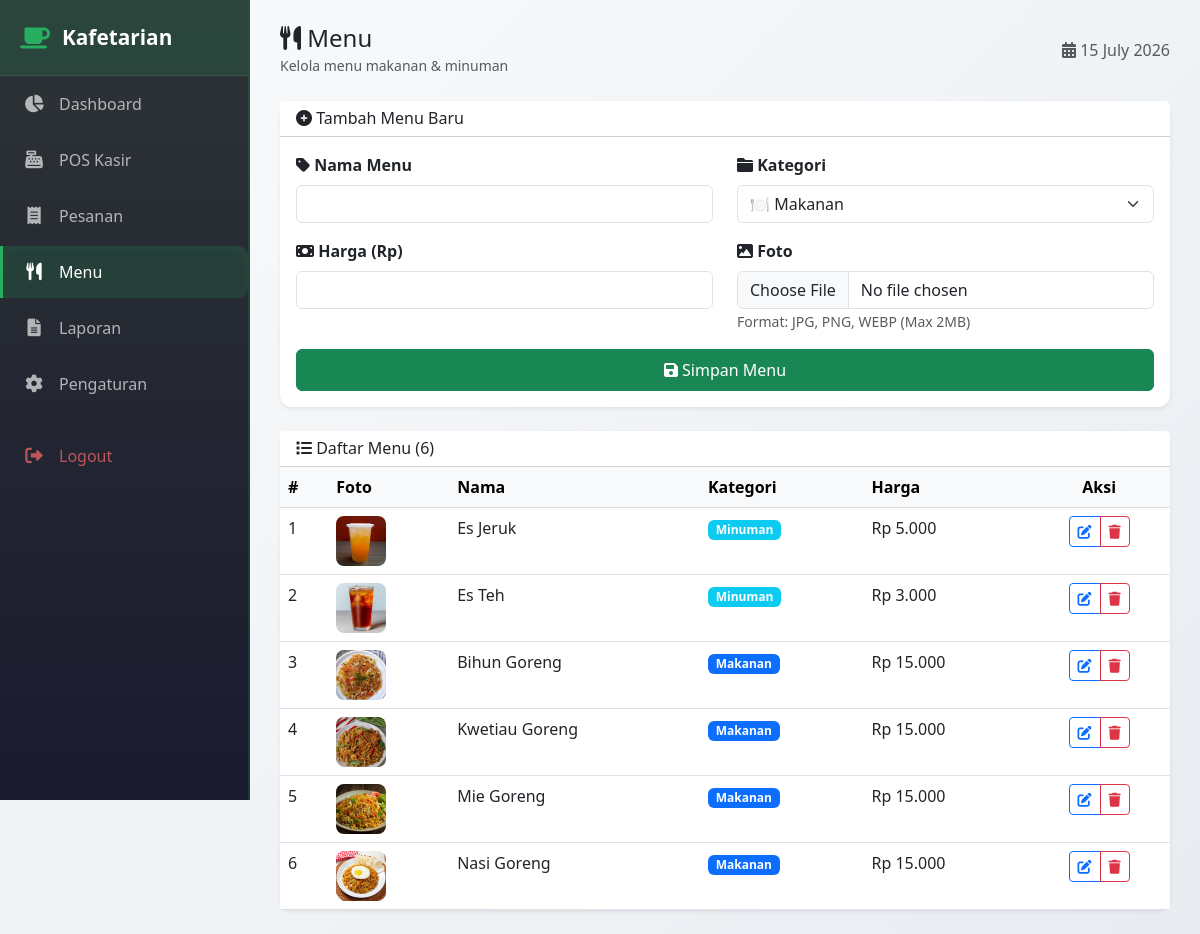
The page /admin/tambah_menu.php (signed in) on the database its author committed.
### tables this page shows
CREATE TABLE `menu` (
  `id` int(11) NOT NULL,
  `nama` varchar(100) NOT NULL,
  `kategori` enum('makanan','minuman') NOT NULL,
  `harga` decimal(10,2) NOT NULL,
  `thumbnail` varchar(255) DEFAULT NULL,
  `created_at` timestamp NOT NULL DEFAULT current_timestamp()
);

### admin/tambah_menu.php (the view, shortened to what this page needs)
<?php
require_once '../config/database.php';
$stmt = $pdo->query("SELECT * FROM menu ORDER BY id DESC");
$allMenu = $stmt->fetchAll(PDO::FETCH_ASSOC);
?>
<!DOCTYPE html>
<html lang="id">
<head>
    <link href="https://cdn.jsdelivr.net/npm/bootstrap@5.3.0/dist/css/bootstrap.min.css" rel="stylesheet">
    <link rel="stylesheet" href="https://cdnjs.cloudflare.com/ajax/libs/font-awesome/6.0.0/css/all.min.css">
</head>
<body>
    <?php include 'sidebar.php'; ?>
    <div class="main-wrapper">
        <div class="d-flex justify-content-between align-items-center mb-4">
            <div>
                <h4 class="mb-0"><i class="fas fa-utensils"></i> Menu</h4>
                <small class="text-muted">Kelola menu makanan & minuman</small>
            </div>
            <div><span class="text-muted"><i class="fas fa-calendar-alt"></i> <?php echo date('d F Y'); ?></span></div>
        </div>
        <div class="card form-card shadow-sm mb-4">
            <div class="card-header bg-white">
                <h6 class="mb-0"><i class="fas fa-plus-circle"></i> Tambah Menu Baru</h6>
            </div>
            <div class="card-body">
                <form method="POST" enctype="multipart/form-data">
                    <div class="row">
                        <div class="col-md-6">
                            <div class="mb-3">
                                <label for="nama" class="form-label fw-semibold"><i class="fas fa-tag"></i> Nama Menu</label>
                                <input type="text" class="form-control" id="nama" name="nama" required>
                            </div>
                        </div>
                        <div class="col-md-6">
                            <div class="mb-3">
                                <label for="kategori" class="form-label fw-semibold"><i class="fas fa-folder"></i> Kategori</label>
                                <select class="form-select" id="kategori" name="kategori" required>
                                    <option value="makanan">🍽️ Makanan</option>
                                </select>
                            </div>
                        </div>
                    </div>
                    <div class="row">
                        <div class="col-md-6">
                            <div class="mb-3">
                                <label for="harga" class="form-label fw-semibold"><i class="fas fa-money-bill"></i> Harga (Rp)</label>
                                <input type="number" class="form-control" id="harga" name="harga" required min="0">
                            </div>
                        </div>
                        <div class="col-md-6">
                            <div class="mb-3">
                                <label for="thumbnail" class="form-label fw-semibold"><i class="fas fa-image"></i> Foto</label>
                                <input type="file" class="form-control" id="thumbnail" name="thumbnail" accept="image/*">
                                <small class="text-muted">Format: JPG, PNG, WEBP (Max 2MB)</small>
                            </div>
                        </div>
                    </div>
                    <button type="submit" class="btn btn-success w-100 py-2"><i class="fas fa-save"></i> Simpan Menu</button>
                </form>
            </div>
        </div>
        <div class="card menu-list-card shadow-sm">
            <div class="card-header bg-white d-flex justify-content-between align-items-center">
                <h6 class="mb-0"><i class="fas fa-list"></i> Daftar Menu (<?php echo count($allMenu); ?>)</h6>
            </div>
            <div class="card-body p-0">
                <div class="table-responsive">
                    <table class="table table-hover mb-0">
                        <thead class="table-light">
                            <tr><th>#</th><th>Foto</th><th>Nama</th><th>Kategori</th><th>Harga</th><th class="text-center">Aksi</th></tr>
                        </thead>
                        <tbody>
                            <?php if (empty($allMenu)): ?>
                                <tr><td colspan="6" class="text-center py-4 text-muted">Belum ada menu</td></tr>
                            <?php else: $no = 1; foreach ($allMenu as $menu): ?>
                                <tr>
                                    <td><?php echo $no++; ?></td>
                                    <td>
                                        <?php if ($menu['thumbnail']): ?>
                                            <img src="../assets/images/<?php echo $menu['thumbnail']; ?>" alt="<?php echo $menu['nama']; ?>" class="menu-thumbnail-small">
                                        <?php else: ?>
                                            <div class="bg-light d-flex align-items-center justify-content-center" style="width: 50px; height: 50px; border-radius: 8px;"><i class="fas fa-utensils text-muted"></i></div>
                                        <?php endif; ?>
                                    </td>
                                    <td><?php echo htmlspecialchars($menu['nama']); ?></td>
                                    <td><span class="badge bg-<?php echo $menu['kategori'] == 'makanan' ? 'primary' : 'info'; ?>"><?php echo ucfirst($menu['kategori']); ?></span></td>
                                    <td>Rp <?php echo number_format($menu['harga'], 0, ',', '.'); ?></td>
                                    <td class="text-center">
                                        <div class="btn-group btn-group-sm">
                                            <a href="edit_menu.php?id=<?php echo $menu['id']; ?>" class="btn btn-outline-primary"><i class="fas fa-edit"></i></a>
                                            <a href="hapus_menu.php?id=<?php echo $menu['id']; ?>" class="btn btn-outline-danger" onclick="return confirm('Yakin ingin menghapus menu ini?')"><i class="fas fa-trash"></i></a>
                                        </div>
                                    </td>
                                </tr>
                            <?php endforeach; endif; ?>
                        </tbody>
                    </table>
                </div>
            </div>
        </div>
    </div>
</body>
</html>

### admin/tambah_menu.php (style rules this page uses)
* { margin: 0; padding: 0; box-sizing: border-box; }
body { background: #f0f2f5; min-height: 100vh; }
.form-card, .menu-list-card { border: none; border-radius: 12px; box-shadow: 0 2px 10px rgba(0,0,0,0.08); }
.menu-thumbnail-small { width: 50px; height: 50px; object-fit: cover; border-radius: 8px; }

### rows shown on the page
menu: thumbnail (picture), nama "Es Jeruk", kategori "Minuman", harga "5.000"
menu: thumbnail (picture), nama "Es Teh", kategori "Minuman", harga "3.000"
menu: thumbnail (picture), nama "Bihun Goreng", kategori "Makanan", harga "15.000"
menu: thumbnail (picture), nama "Kwetiau Goreng", kategori "Makanan", harga "15.000"
menu: thumbnail (picture), nama "Mie Goreng", kategori "Makanan", harga "15.000"
menu: thumbnail (picture), nama "Nasi Goreng", kategori "Makanan", harga "15.000"

### other values the page prints
$namaToko "Kafetarian"
count($allMenu) "6"
